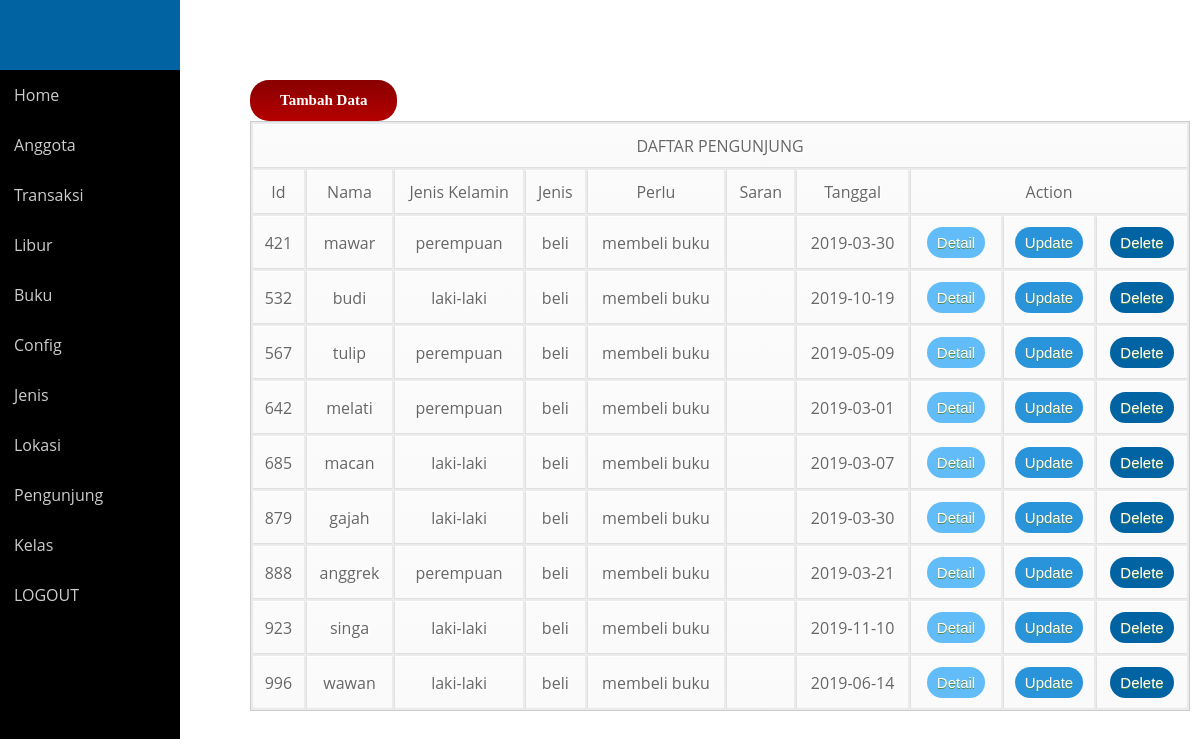
The app's page /perpus/pengunjung.php (signed in) with its own data.
### tables this page shows
CREATE TABLE IF NOT EXISTS `pengunjung` (
`id` int(6) NOT NULL,
  `nama` varchar(50) NOT NULL,
  `jk` text NOT NULL,
  `jenis` varchar(50) NOT NULL,
  `perlu` varchar(200) NOT NULL,
  `saran` varchar(200) NOT NULL,
  `tgl` date NOT NULL
);

### perpus/pengunjung.php (the view, shortened to what this page needs)
<!DOCTYPE html>
<html>
<head>
	<link rel="stylesheet" type="text/css" href="style2.css">
</head>
<body>
	<nav>
	</nav>
	<div class="sidebar">
		<ul>
		<li><a href="index.php">Home</a></li>
      <li><a href="anggota.php">Anggota</a></li>
      <li><a href="Transaksi.php">Transaksi</a></li>
      <li><a href="libur.php">Libur</a></li>
      <li><a href="buku.php">Buku</a></li>
      <li><a href="config.php">Config</a></li>
      <li><a href="jenis.php">Jenis</a></li>
      <li><a href="lokasi.php">Lokasi</a></li>
      <li><a href="pengunjung.php">Pengunjung</a></li>
      <li><a href="kelas.php">Kelas</a></li>
      <li><a href="logout.php">LOGOUT</a></li>
		</ul>
	</div>
             <div class="right">
    <div class="isimain">
      <a href="tambah_pengunjung.php" class="tdata">Tambah Data</a>
      <?php
    $link = koneksi_db();
        $sql = "SELECT * FROM pengunjung";
        $res = mysqli_query($link,$sql);
        $banyakrecord = mysqli_num_rows($res);
        if($banyakrecord > 0){
          ?>
            <table class="tb1">
              <tr>
                <td colspan="10">
                  DAFTAR PENGUNJUNG
              </tr>
              <tr>
                <td>Id</td>
                <td>Nama </td>
                <td>Jenis Kelamin </td>
                <td>Jenis</td>
                <td>Perlu</td>
                <td>Saran </td>
                <td>Tanggal </td>
                <td colspan="7">Action</td>
              </tr>
              <?php
              while($data=mysqli_fetch_array($res)){
              ?>
              <tr>
                 <td>
                  <?php echo $data['id'];?>
                </td>
                <td>
                  <?php echo $data['nama'];?>
                </td>
                <td>
                  <?php echo $data['jk'];?>
                </td>
                <td>
                  <?php echo $data['jenis'];?>
                </td>
                 <td>
                  <?php echo $data['perlu'];?>
                </td>
                 <td>
                </td>
                <td>
                  <?php echo $data['tgl'];?>
                </td>
                <td width="70px">
                  <a href="detail_pengunjung.php?id=<?=$data["id"]?>" class="myButton">Detail</a>
                </td>
                <td width="70px">
                   <a href="update_pengunjung.php?id=<?=$data["id"]?>" class="update">Update</a>
                </td>
                <td width="70px">
                    <a href="delete_pengunjung.php?id=<?=$data["id"]?>" onclick="return confirm('Apakah anda yakin ingin menghapus data ini?')" class="delete">Delete</a>
                </td>
              </tr>
              <?php
            }
            ?>
          </table>
          <?php
        }
          ?>
      </div>
    </div>
  </body>
</html>

### perpus/style2.css (style rules this page uses)
body { font-family: 'Open Sans', sans-serif; }
* { margin: 0; padding: 0; font-family: 'Open Sans', sans-serif; }
nav { width: 15%; height: 70px; background: #0263a2; position: fixed; z-index: 999; }
a { text-decoration: none; }
.sidebar { width: 15%; background: #000; position: fixed; height: 500%; padding-top: 70px; overflow: hidden; float: left; }
.sidebar ul li { list-style: none; }
.sidebar ul li a { padding: 14px; width: 50%; color: #ccc; display: block; transition: 0.4s; }
.isimain { padding: 80px 10px 30px 250px; }
.myButton { background-color:#61bcf7; -moz-border-radius:8px; -webkit-border-radius:28px; border-radius:28px; border:0px solid #000000; display:inline-block; cursor:pointer; color:#ffffff; font-family:Arial; font-size:15px; padding:7px 10px; text-decoration:none; text-shadow:0px 1px 0px #558a4d; }
.update { background-color: #2994da; -moz-border-radius:8px; -webkit-border-radius:28px; border-radius:28px; border:0px solid #000000; display:inline-block; cursor:pointer; color:white; font-family:Arial; font-size:15px; padding:7px 10px; text-decoration:none; text-shadow:0px 1px 0px #558a4d; }
.delete { background-color: #0263a2; -moz-border-radius:8px; -webkit-border-radius:28px; border-radius:28px; border:0px solid #000000; display:inline-block; cursor:pointer; color:#ffffff; font-family:Arial; font-size:15px; padding:7px 10px; text-decoration:none; text-shadow:0px 1px 0px #558a4d; }
.tdata { background:-webkit-gradient(linear, left top, left bottom, color-stop(0.05, #8a0000), color-stop(1, #b50000)); background:-moz-linear-gradient(top, #8a0000 5%, #b50000 100%); background:-webkit-linear-gradient(top, #8a0000 5%, #b50000 100%); background:-o-linear-gradient(top, #8a0000 5%, #b50000 100%); background:-ms-linear-gradient(top, #8a0000 5%, #b50000 100%); background:linear-gradient(to bottom, #8a0000 5%, #b50000 100%); filter:progid:DXImageTransform.Microsoft.gradient(startColorstr='#8a0000', endColorstr='#b50000',GradientType=0); background-color:#8a0000; -moz-border-radius:19px; -webkit-border-radius:19px; border-radius:19px; display:inline-block; cursor:pointer; color:#ffffff; font-family:Trebuchet MS; font-size:15px; font-weight:bold; padding:12px 30px; text-decoration:none; }
.tb1 { font-family: Arial, Helvetica, sans-serif; color: #666; text-shadow: 1px 1px 0px #fff; background: #eaebec; border : #ccc 1px solid; text-align: center; width: 100%; }
.tb1 tr { text-align: center; padding-left: 10px; }
.tb1 td:first-child { text-align: center; padding-left: 10px; border-left: 0; }
.tb1 td { padding: 10px; border-top: 1px solid #ffffff; border-bottom: 1px solid #e0e0e0; border-left: 1px solid #e0e0e0; background: #fafafa; background: -webkit-gradient(linear, left top, left bottom, from(#fbfbfb), to(#fafafa)); background: -moz-linear-gradient(top, #fbfbfb, #fafafa); }
.tb1 tr:last-child td { border-bottom: 0; }
.tb1 tr:last-child td:first-child { -moz-border-radius-bottomleft: 3px; -webkit-border-bottom-left-radius: 3px; border-bottom-left-radius: 3px; }
.tb1 tr:last-child td:last-child { -moz-border-radius-bottomright: 3px; -webkit-border-bottom-right-radius: 3px; border-bottom-right-radius: 3px; }

### records on screen
pengunjung: id "421", nama "mawar", jk "perempuan", jenis "beli", perlu "membeli buku", tgl "2019-03-30"
pengunjung: id "532", nama "budi", jk "laki-laki", jenis "beli", perlu "membeli buku", tgl "2019-10-19"
pengunjung: id "567", nama "tulip", jk "perempuan", jenis "beli", perlu "membeli buku", tgl "2019-05-09"
pengunjung: id "642", nama "melati", jk "perempuan", jenis "beli", perlu "membeli buku", tgl "2019-03-01"
pengunjung: id "685", nama "macan", jk "laki-laki", jenis "beli", perlu "membeli buku", tgl "2019-03-07"
pengunjung: id "879", nama "gajah", jk "laki-laki", jenis "beli", perlu "membeli buku", tgl "2019-03-30"
pengunjung: id "888", nama "anggrek", jk "perempuan", jenis "beli", perlu "membeli buku", tgl "2019-03-21"
pengunjung: id "923", nama "singa", jk "laki-laki", jenis "beli", perlu "membeli buku", tgl "2019-11-10"
pengunjung: id "996", nama "wawan", jk "laki-laki", jenis "beli", perlu "membeli buku", tgl "2019-06-14"
